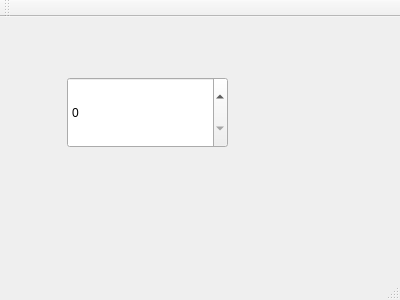
<?xml version="1.0" encoding="UTF-8"?>
<ui version="4.0">
 <class>MainWindow</class>
 <widget class="QMainWindow" name="MainWindow">
  <property name="geometry">
   <rect>
    <x>0</x>
    <y>0</y>
    <width>400</width>
    <height>300</height>
   </rect>
  </property>
  <property name="windowTitle">
   <string>MainWindow</string>
  </property>
  <widget class="QWidget" name="centralWidget">
   <widget class="QSpinBox" name="spinBox">
    <property name="geometry">
     <rect>
      <x>67</x>
      <y>60</y>
      <width>161</width>
      <height>71</height>
     </rect>
    </property>
   </widget>
  </widget>
  <widget class="QMenuBar" name="menuBar">
   <property name="geometry">
    <rect>
     <x>0</x>
     <y>0</y>
     <width>400</width>
     <height>22</height>
    </rect>
   </property>
  </widget>
  <widget class="QToolBar" name="mainToolBar">
   <attribute name="toolBarArea">
    <enum>TopToolBarArea</enum>
   </attribute>
   <attribute name="toolBarBreak">
    <bool>false</bool>
   </attribute>
  </widget>
  <widget class="QStatusBar" name="statusBar"/>
 </widget>
 <layoutdefault spacing="6" margin="11"/>
 <resources/>
 <connections/>
</ui>
